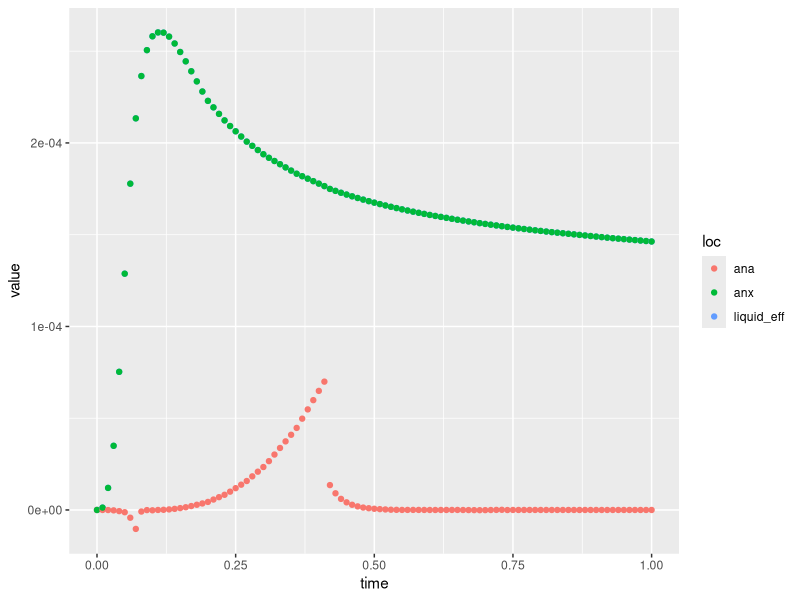

The R script that drew this image:
## ---- chunk 1
library(tidyverse)
## ---- chunk 2
df_raw <- read.csv("./models/liu2015/test_series.csv", header = FALSE)

# parse df so multiple header rows from QSDSan output can be converted into proper format for long df use in R

df_raw %>%
  select(-c(1,2)) %>%
  slice(1:2) %>%
  mutate_if(is.factor, as.character) %>%
  rbind(.) %>% 
  summarise_all(toString) %>% 
  as.character -> comp.header


df <- df_raw %>% 
  select(-V1) %>%
  slice(-c(1,2)) %>%
  rename_at(2:ncol(.), list(~comp.header)) %>%
  pivot_longer(-V2) %>% 
  separate(name, sep = ", ", into = c("loc", "unit"))

# manually change col name of time column
names(df)[names(df) == "V2"] <- "time"

df$value <- as.numeric(df$value)
df$time <- as.numeric(df$time)

## ---- chunk 3

df %>% filter(unit == "S_N2O [mg/L]") %>%
  ggplot(data = ., aes(x = time, y = value, color = loc)) +
    geom_point()
  

